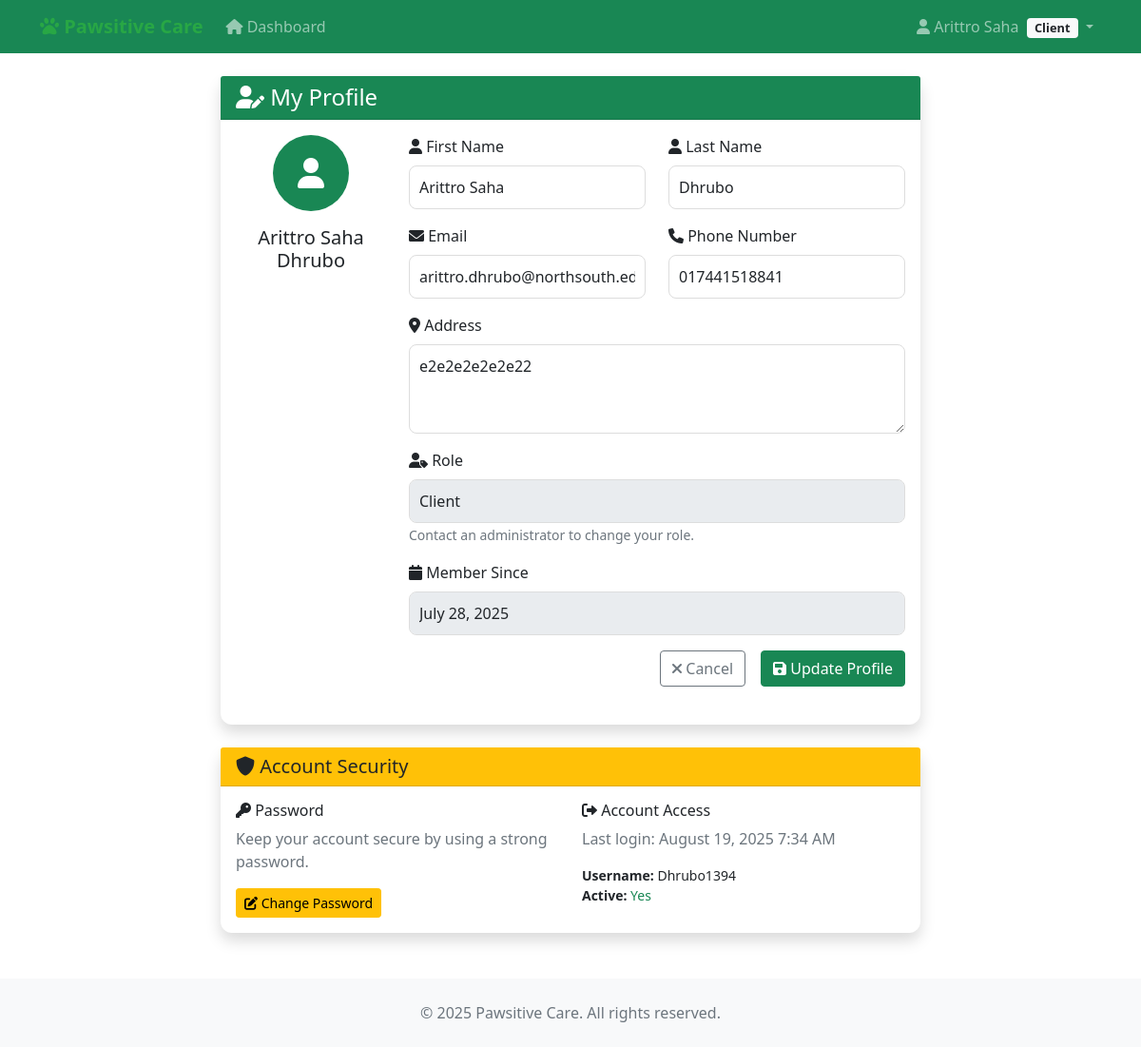
Before: /accounts/profile/ (signed in) with the older database file.
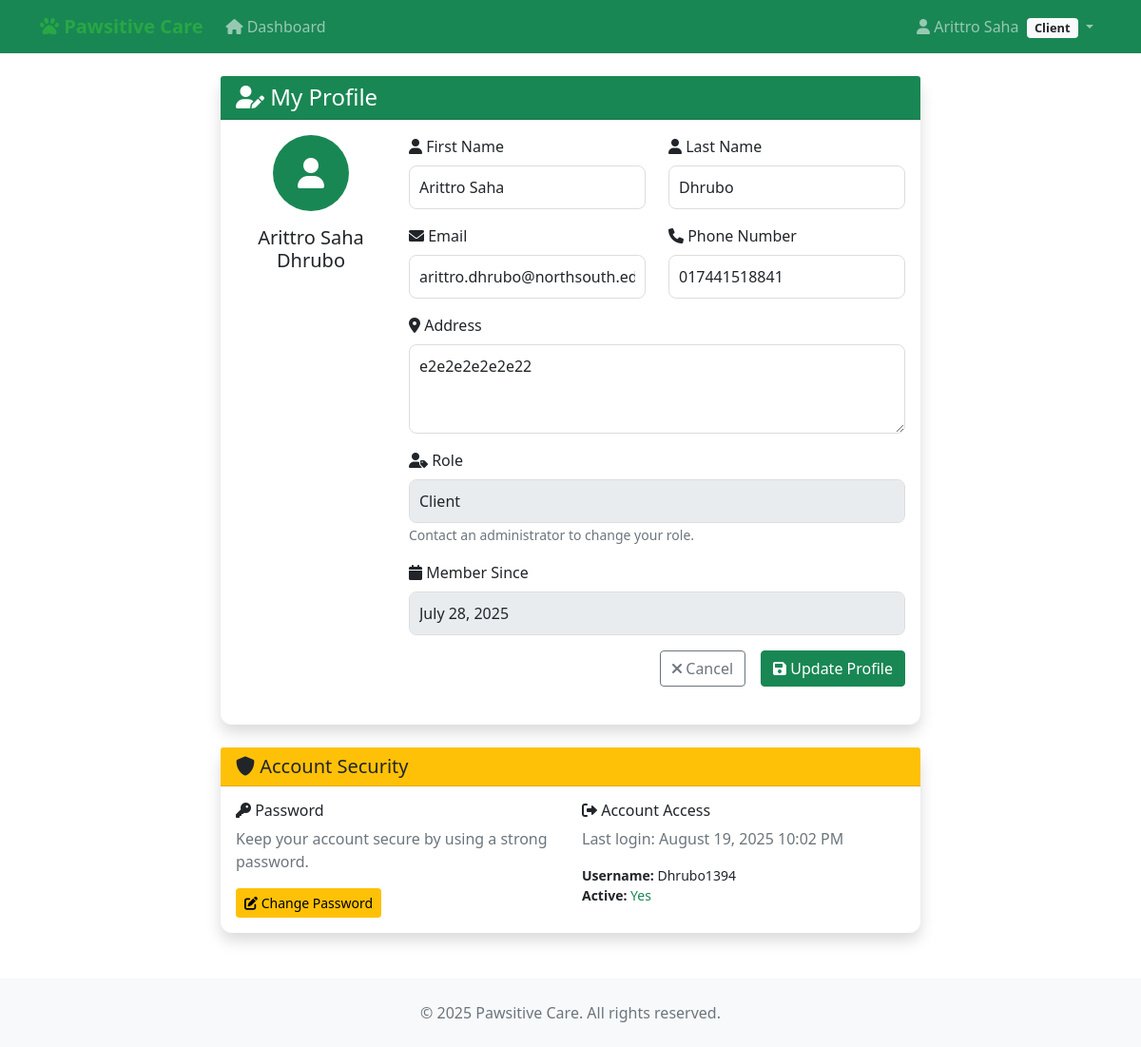
After: the same page with the newer database file.
### accounts/models.py (models this page shows, shortened)
class CustomUser(AbstractUser):
    ROLE_CHOICES = [
        ('admin', 'Admin'),
        ('vet', 'Veterinarian'),
        ('staff', 'Staff'),
        ('client', 'Client'),
    ]
    phone = models.CharField(max_length=20, blank=False)
    address = models.TextField(blank=False)
    role = models.CharField(max_length=10, choices=ROLE_CHOICES, default='client')
    def is_admin(self):
        return self.role == 'admin'
    def is_vet(self):
        return self.role == 'vet'
    def is_staff_member(self):
        return self.role == 'staff'

### accounts/views.py (the view)
# urls.py: path('profile/', profile_view, name='profile'),
@login_required
def profile_view(request):
    if request.method == 'POST':
        form = ProfileUpdateForm(request.POST, instance=request.user)
        if form.is_valid():
            form.save()
            messages.success(request, 'Profile updated successfully!')
            return redirect('accounts:profile')
    else:
        form = ProfileUpdateForm(instance=request.user)
    return render(request, 'accounts/profile.html', {'form': form})

### accounts/forms.py
class ProfileUpdateForm(forms.ModelForm):
    class Meta:
        model = User
        fields = ['email', 'first_name', 'last_name', 'phone', 'address']
        widgets = {
            'email': forms.EmailInput(attrs={'class': 'form-control'}),
            'first_name': forms.TextInput(attrs={'class': 'form-control'}),
            'last_name': forms.TextInput(attrs={'class': 'form-control'}),
            'phone': forms.TextInput(attrs={'class': 'form-control'}),
            'address': forms.Textarea(attrs={'rows': 3, 'class': 'form-control'}),
        }

### petmedia/context_processors.py (called while the page is built)
def recent_blog_posts(request):
    try:
        recent_posts = repo_manager.posts.get_recent_posts(limit=3)
        return {'recent_blog_posts': recent_posts}
    except Exception:
        return {'recent_blog_posts': []}

def blog_stats(request):
    try:
        if request.user.is_authenticated:
            user_posts_count = repo_manager.posts.get_by_author(request.user).count()
            return {'user_blog_posts_count': user_posts_count}
        return {'user_blog_posts_count': 0}
    except Exception:
        return {'user_blog_posts_count': 0}

### accounts/templates/accounts/profile.html (shortened to what the changed rows need)
{% extends 'accounts/base.html' %}
{% block content %}
<div class="row justify-content-center">
  <div class="col-md-8">
    <div class="card shadow">
      <div class="card-body">
        <div class="row mb-4">
          <div class="col-md-3 text-center">
            <div class="bg-success rounded-circle d-flex align-items-center justify-content-center mx-auto mb-3" style="width: 80px; height: 80px;">
              <i class="fas fa-user fa-2x text-white"></i>
            </div>
            <h5>
              {{ user.get_full_name|default:user.username }}
            </h5>
            <span class="badge bg-{{ user.role|default:'secondary' }} fs-6">
            </span>
          </div>
          <div class="col-md-9">
            <form method="post">
              <div class="row">
                <div class="col-md-6 mb-3">
                  <label for="{{ form.first_name.id_for_label }}" class="form-label">
                    <i class="fas fa-user"></i> First Name
                  </label>
                  {{ form.first_name.as_widget }}
                </div>
                <div class="col-md-6 mb-3">
                  <label for="{{ form.last_name.id_for_label }}" class="form-label">
                    <i class="fas fa-user"></i> Last Name
                  </label>
                  {{ form.last_name.as_widget }}
                </div>
              </div>
              <div class="row">
                <div class="col-md-6 mb-3">
                  <label for="{{ form.email.id_for_label }}" class="form-label">
                    <i class="fas fa-envelope"></i> Email
                  </label>
                  {{ form.email.as_widget }}
                </div>
                <div class="col-md-6 mb-3">
                  <label for="{{ form.phone.id_for_label }}" class="form-label">
                    <i class="fas fa-phone"></i> Phone Number
                  </label>
                  {{ form.phone.as_widget }}
                </div>
              </div>
              <div class="mb-3">
                <label for="{{ form.address.id_for_label }}" class="form-label">
                  <i class="fas fa-map-marker-alt"></i> Address
                </label>
                {{ form.address.as_widget }}
              </div>
              <div class="mb-3">
                <label class="form-label">
                  <i class="fas fa-user-tag"></i> Role
                </label>
                <input type="text" class="form-control" value="{{ user.get_role_display }}" readonly>
                <small class="text-muted">Contact an administrator to change your role.</small>
              </div>
              <div class="mb-3">
                <label class="form-label">
                  <i class="fas fa-calendar"></i> Member Since
                </label>
                <input type="text" class="form-control" value="{{ user.date_joined|date:'F d, Y' }}" readonly>
              </div>
            </form>
          </div>
        </div>
      </div>
    </div>
    <div class="card mt-4 shadow">
      <div class="card-body">
        <div class="row">
          <div class="col-md-6">
            <h6><i class="fas fa-sign-out-alt"></i> Account Access</h6>
            <p class="text-muted">Last login:
              {{ user.last_login|date:'F d, Y g:i A'|default:'Never' }}
            </p>
            <div class="small">
              <strong>Username:</strong>
              {{ user.username }}<br>
              <strong>Active:</strong>
              {% if user.is_active %}
              <span class="text-success">Yes</span>
              {% else %}
              <span class="text-danger">No</span>
              {% endif %}
            </div>
          </div>
        </div>
      </div>
    </div>
  </div>
</div>
{% endblock %}

### accounts/templates/accounts/base.html (shortened to what this page needs)
<!DOCTYPE html>
<html lang="en">
<head>
  <link href="https://cdn.jsdelivr.net/npm/bootstrap@5.1.3/dist/css/bootstrap.min.css" rel="stylesheet">
  <link href="https://cdnjs.cloudflare.com/ajax/libs/font-awesome/6.0.0/css/all.min.css" rel="stylesheet">
</head>
<body>
  <nav class="navbar navbar-expand-lg navbar-dark bg-success">
    <div class="container">
      <a class="navbar-brand" href="{% url 'accounts:client_dashboard' %}">
        <i class="fas fa-paw"></i> Pawsitive Care
      </a>
      <div class="collapse navbar-collapse" id="navbarNav">
        <ul class="navbar-nav me-auto">
          {% if user.is_authenticated %}
          <li class="nav-item">
            <a class="nav-link" href="{% url 'accounts:client_dashboard' %}">
              <i class="fas fa-home"></i> Dashboard
            </a>
          </li>
          {% endif %}
        </ul>
        <ul class="navbar-nav">
          {% if user.is_authenticated %}
          <li class="nav-item dropdown">
            <a class="nav-link dropdown-toggle" href="#" id="navbarDropdown" role="button" data-bs-toggle="dropdown">
              <i class="fas fa-user"></i>
              {{ user.first_name|default:user.username }}
              <span class="badge bg-light text-dark role-badge ms-1">
                {{ user.get_role_display }}</span>
            </a>
          </li>
          {% endif %}
        </ul>
      </div>
    </div>
  </nav>
  <main class="container mt-4">
    {% block content %}
    {% endblock %}
  </main>
  <footer class="bg-light mt-5 py-4">
    <div class="container text-center">
      <p class="text-muted mb-0">&copy; 2025 Pawsitive Care. All rights reserved.</p>
    </div>
  </footer>
</body>
</html>

Changed rows visible on the page:
changed CustomUser "Arittro Saha Dhrubo": last_login "August 19, 2025 7:34 AM" → "August 19, 2025 10:02 PM"
